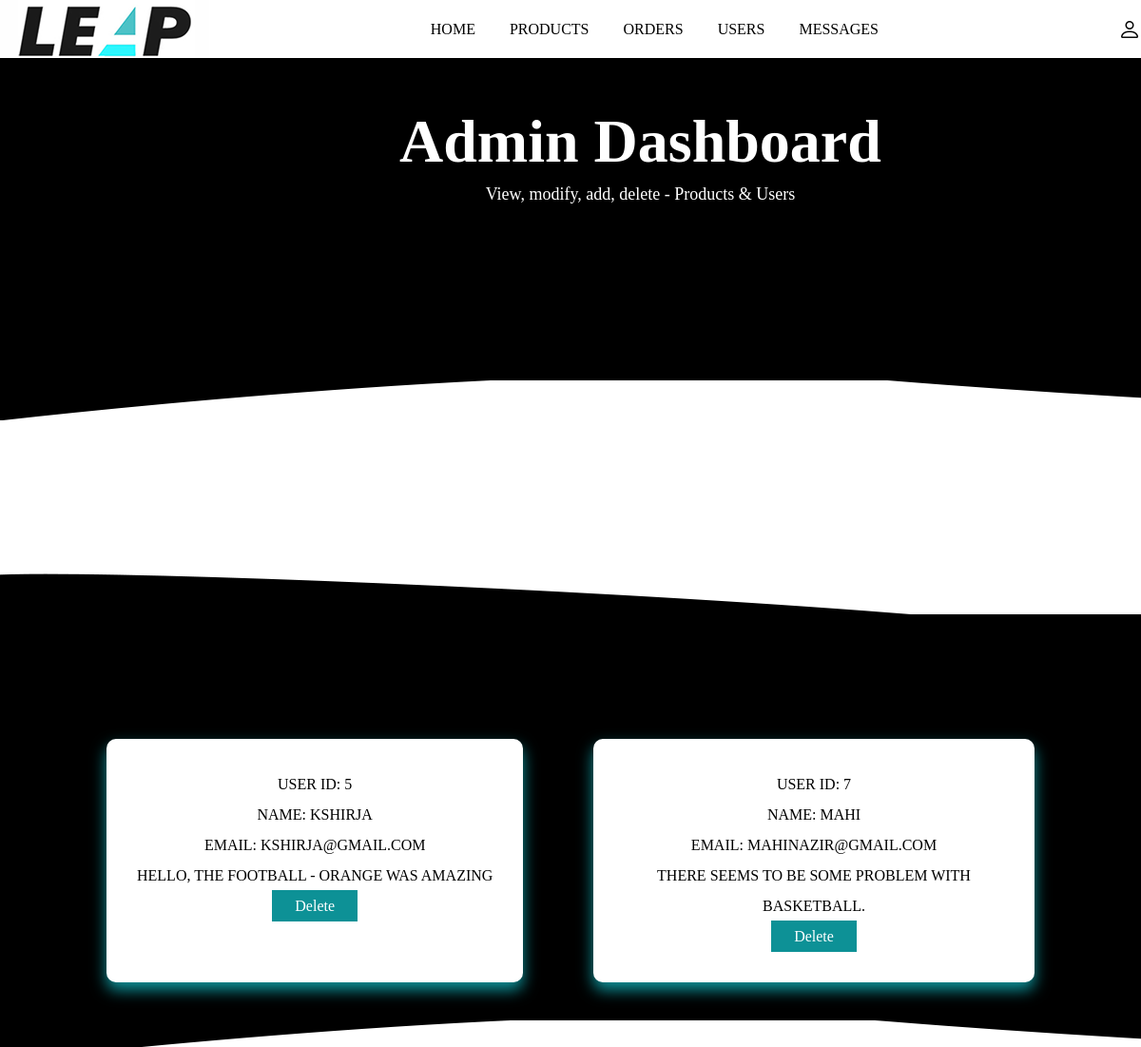
The app's page /admin_message.php (signed in) with its own data.
### tables this page shows
CREATE TABLE `message` (
  `id` int(255) NOT NULL,
  `user_id` int(255) NOT NULL,
  `name` varchar(255) NOT NULL,
  `email` varchar(100) NOT NULL,
  `number` varchar(255) NOT NULL,
  `message` varchar(255) NOT NULL
);

### admin_message.php (the view, shortened to what this page needs)
<?php
	include 'connection.php';
?>
<!DOCTYPE html>
<html lang="en">
<head>
	<link rel="stylesheet" href="https://cdn.jsdelivr.net/npm/bootstrap-icons@1.9.1/font/bootstrap-icons.css">
</head>
<body>
	<?php include 'admin_header.php'; ?>
	<section class="message-container">
		<h1 class="title">unread message</h1>
		<div class="box-container">
			<?php
				$select_message = mysqli_query($conn,"SELECT * FROM `message`") or die('query failed');
				if (mysqli_num_rows($select_message)>0) {
					while($fetch_message = mysqli_fetch_assoc($select_message)){
			?>
			<div class="box">
				<p>user id: <span><?php echo $fetch_message['id']; ?></span></p>
				<p>name: <span><?php echo $fetch_message['name']; ?></span></p>
				<p>email: <span><?php echo $fetch_message['email']; ?></span></p>
				<p><?php echo $fetch_message['message']; ?></p>
				<a href="admin_message.php?delete=<?php echo $fetch_message['id']; ?>;" onclick="return confirm('delete this message');" class="delete">delete</a>
			</div>
			<?php
					}
				}else{
						echo '
							<div class="empty">
								<p>no products added yet!</p>
							</div>
						';
				}
			?>
		</div>
	</section>
</body>
</html>

### main.css (style rules this page uses)
* { margin: 0; padding: 0; box-sizing: border-box; }
:root { --box-shadow: 0px 0px 0px 6px #0d9196a1; --box-shadow2: 0 .5rem 1rem #15f3ff9c; --blue: #0d9196; --black: #000; --lightblue: #15f5ff; }
a { text-decoration: none; }
.title { text-align: center; margin-bottom: 1rem }
.box-container { padding: 2% 8%; display: grid; grid-template-columns: repeat(auto-fit, minmax(20rem, 1fr)); column-gap: 1rem; }
.box-container .box, .popular-brands-content .card { background: #fff; box-shadow: var(--box-shadow2); padding: 2rem; margin: 1rem; text-align: center; border-radius: 10px; line-height: 2; text-transform: uppercase; position: relative; max-width: max-content; }

### records on screen
message: id "5", name "KSHIRJA", email "KSHIRJA@GMAIL.COM", message "HELLO, THE FOOTBALL - ORANGE WAS AMAZING"
message: id "7", name "MAHI", email "MAHINAZIR@GMAIL.COM", message "THERE SEEMS TO BE SOME PROBLEM WITH BASKETBALL."
